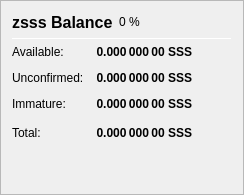
                   <widget class="QFrame" name="frame_ZerocoinBalances">
                    <property name="frameShape">
                     <enum>QFrame::StyledPanel</enum>
                    </property>
                    <property name="frameShadow">
                     <enum>QFrame::Raised</enum>
                    </property>
                    <layout class="QVBoxLayout" name="verticalLayout_7">
                     <item>
                      <layout class="QHBoxLayout" name="horizontalLayout_8" stretch="0,0,0">
                       <item>
                        <widget class="QLabel" name="label_5z_3">
                         <property name="minimumSize">
                          <size>
                           <width>0</width>
                           <height>20</height>
                          </size>
                         </property>
                         <property name="font">
                          <font>
                           <pointsize>12</pointsize>
                           <weight>75</weight>
                           <bold>true</bold>
                          </font>
                         </property>
                         <property name="text">
                          <string>zsss Balance</string>
                         </property>
                        </widget>
                       </item>
                       <item>
                        <widget class="QLabel" name="labelzsssPercent">
                         <property name="text">
                          <string notr="true">0 %</string>
                         </property>
                        </widget>
                       </item>
                       <item>
                        <spacer name="horizontalSpacer_11">
                         <property name="orientation">
                          <enum>Qt::Horizontal</enum>
                         </property>
                         <property name="sizeHint" stdset="0">
                          <size>
                           <width>40</width>
                           <height>20</height>
                          </size>
                         </property>
                        </spacer>
                       </item>
                      </layout>
                     </item>
                     <item>
                      <widget class="Line" name="line_ZerocoinBalance">
                       <property name="minimumSize">
                        <size>
                         <width>0</width>
                         <height>1</height>
                        </size>
                       </property>
                       <property name="maximumSize">
                        <size>
                         <width>16777215</width>
                         <height>1</height>
                        </size>
                       </property>
                       <property name="orientation">
                        <enum>Qt::Horizontal</enum>
                       </property>
                      </widget>
                     </item>
                     <item>
                      <layout class="QGridLayout" name="gridLayout_5">
                       <property name="spacing">
                        <number>12</number>
                       </property>
                       <item row="1" column="0">
                        <widget class="QLabel" name="labelzBalanceMatureText">
                         <property name="toolTip">
                          <string>Mature: more than 20 confirmation and more than 1 mint of the same denomination after it was minted.
These zsss are spendable.</string>
                         </property>
                         <property name="text">
                          <string>Available:</string>
                         </property>
                        </widget>
                       </item>
                       <item row="1" column="1">
                        <widget class="QLabel" name="labelzBalanceMature">
                         <property name="font">
                          <font>
                           <weight>75</weight>
                           <bold>true</bold>
                          </font>
                         </property>
                         <property name="toolTip">
                          <string>Mature: more than 20 confirmation and more than 1 mint of the same denomination after it was minted.
These zsss are spendable.</string>
                         </property>
                         <property name="text">
                          <string notr="true">0.000 000 00 SSS</string>
                         </property>
                         <property name="alignment">
                          <set>Qt::AlignRight|Qt::AlignTrailing|Qt::AlignVCenter</set>
                         </property>
                        </widget>
                       </item>
                       <item row="2" column="0">
                        <widget class="QLabel" name="labelzBalanceUnconfirmedText">
                         <property name="toolTip">
                          <string>Unconfirmed: less than 20 confirmations
Immature: confirmed, but less than 1 mint of the same denomination after it was minted</string>
                         </property>
                         <property name="text">
                          <string>Unconfirmed:</string>
                         </property>
                        </widget>
                       </item>
                       <item row="2" column="1">
                        <widget class="QLabel" name="labelzBalanceUnconfirmed">
                         <property name="font">
                          <font>
                           <weight>75</weight>
                           <bold>true</bold>
                          </font>
                         </property>
                         <property name="toolTip">
                          <string>Unconfirmed: less than 20 confirmations
Immature: confirmed, but less than 1 mint of the same denomination after it was minted</string>
                         </property>
                         <property name="text">
                          <string notr="true">0.000 000 00 SSS</string>
                         </property>
                         <property name="alignment">
                          <set>Qt::AlignRight|Qt::AlignTrailing|Qt::AlignVCenter</set>
                         </property>
                        </widget>
                       </item>
                       <item row="3" column="0">
                        <widget class="QLabel" name="labelzBalanceImmatureText">
                         <property name="toolTip">
                          <string>Unconfirmed: less than 20 confirmations
Immature: confirmed, but less than 1 mint of the same denomination after it was minted</string>
                         </property>
                         <property name="text">
                          <string>Immature:</string>
                         </property>
                        </widget>
                       </item>
                       <item row="3" column="1">
                        <widget class="QLabel" name="labelzBalanceImmature">
                         <property name="font">
                          <font>
                           <weight>75</weight>
                           <bold>true</bold>
                          </font>
                         </property>
                         <property name="toolTip">
                          <string>Unconfirmed: less than 20 confirmations
Immature: confirmed, but less than 1 mint of the same denomination after it was minted</string>
                         </property>
                         <property name="text">
                          <string notr="true">0.000 000 00 SSS</string>
                         </property>
                         <property name="alignment">
                          <set>Qt::AlignRight|Qt::AlignTrailing|Qt::AlignVCenter</set>
                         </property>
                        </widget>
                       </item>
                       <item row="4" column="0">
                        <widget class="QLabel" name="labelzBalanceText">
                         <property name="toolTip">
                          <string>Your current zsss balance, unconfirmed and immature zsss included.</string>
                         </property>
                         <property name="text">
                          <string>Total:</string>
                         </property>
                        </widget>
                       </item>
                       <item row="4" column="1">
                        <widget class="QLabel" name="labelzBalance">
                         <property name="font">
                          <font>
                           <weight>75</weight>
                           <bold>true</bold>
                          </font>
                         </property>
                         <property name="cursor">
                          <cursorShape>IBeamCursor</cursorShape>
                         </property>
                         <property name="toolTip">
                          <string>Your current zsss balance, unconfirmed and immature zsss included.</string>
                         </property>
                         <property name="text">
                          <string notr="true">0.000 000 00 SSS</string>
                         </property>
                         <property name="alignment">
                          <set>Qt::AlignRight|Qt::AlignTrailing|Qt::AlignVCenter</set>
                         </property>
                         <property name="textInteractionFlags">
                          <set>Qt::LinksAccessibleByMouse|Qt::TextSelectableByKeyboard|Qt::TextSelectableByMouse</set>
                         </property>
                        </widget>
                       </item>
                       <item row="4" column="2">
                        <spacer name="horizontalSpacer_4">
                         <property name="orientation">
                          <enum>Qt::Horizontal</enum>
                         </property>
                         <property name="sizeHint" stdset="0">
                          <size>
                           <width>40</width>
                           <height>20</height>
                          </size>
                         </property>
                        </spacer>
                       </item>
                      </layout>
                     </item>
                     <item>
                      <spacer name="verticalSpacer_4">
                       <property name="orientation">
                        <enum>Qt::Vertical</enum>
                       </property>
                       <property name="sizeHint" stdset="0">
                        <size>
                         <width>20</width>
                         <height>40</height>
                        </size>
                       </property>
                      </spacer>
                     </item>
                    </layout>
                   </widget>
